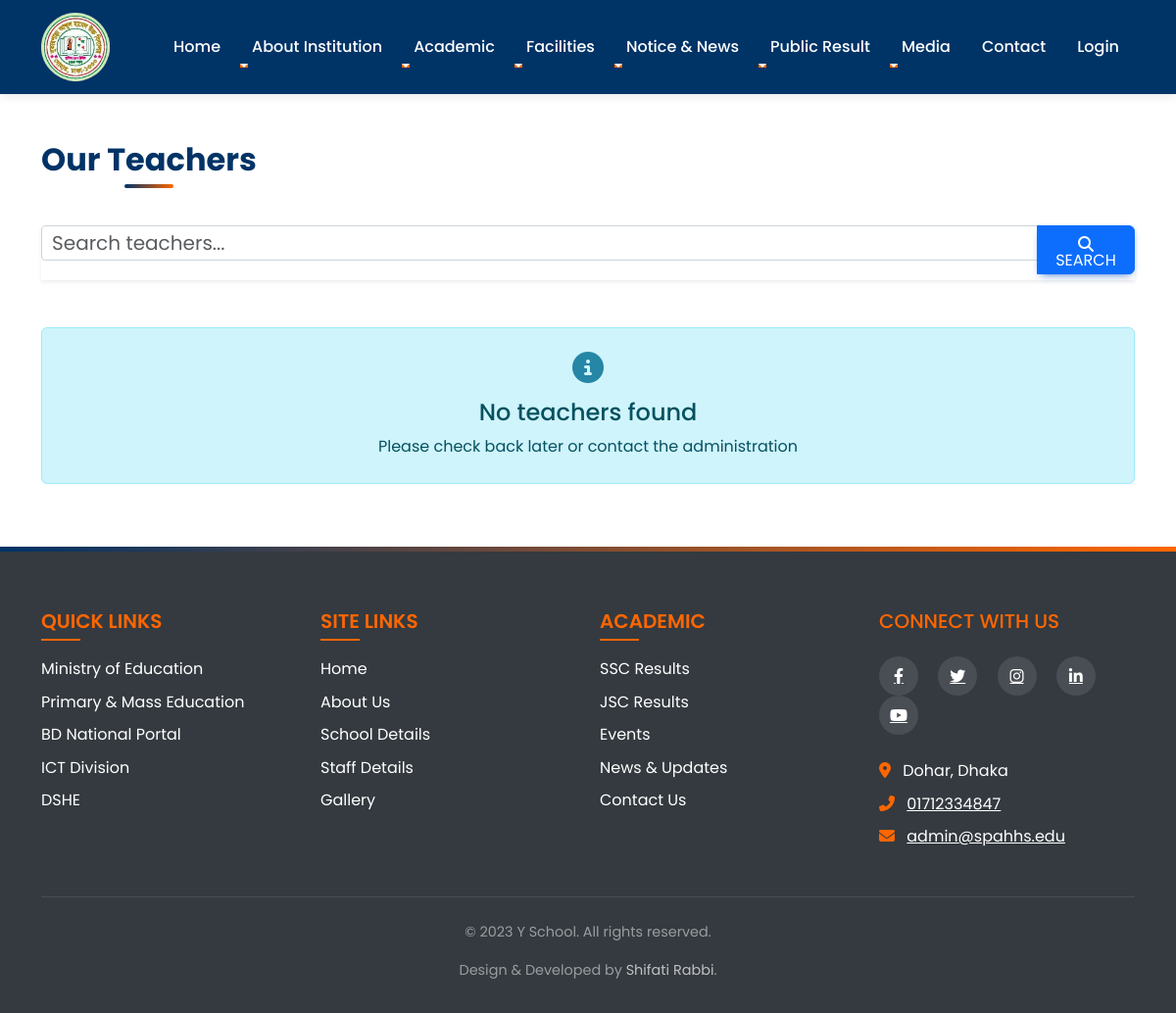
The app's page /teacher-info.php, older data.
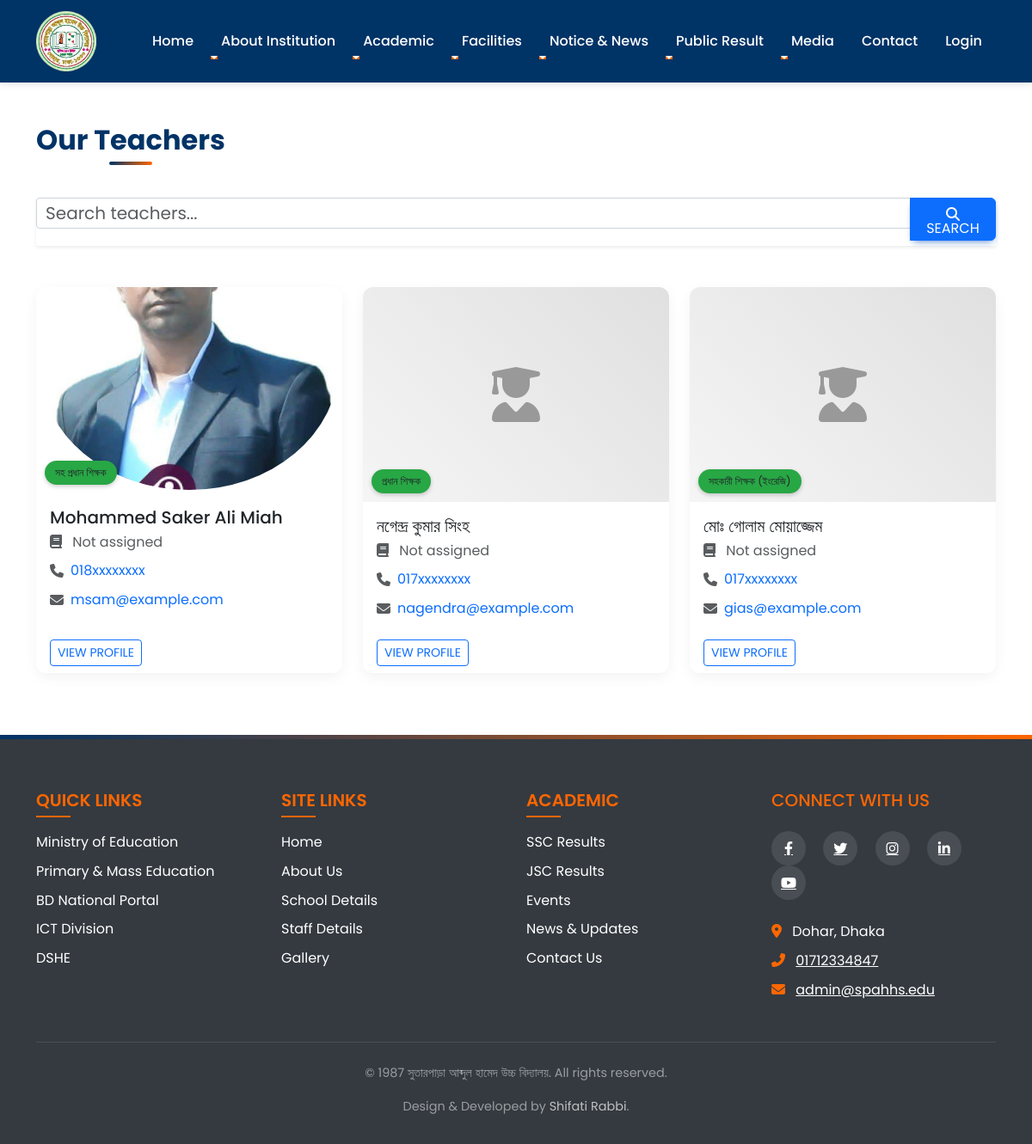
The same page, newer data.
### tables this page shows
CREATE TABLE IF NOT EXISTS `setting` (
  `id` int NOT NULL AUTO_INCREMENT,
  `current_year` int NOT NULL,
  `current_semester` varchar(11) NOT NULL,
  `school_name` varchar(100) NOT NULL,
  `slogan` varchar(300) NOT NULL,
  `about` text NOT NULL,
  PRIMARY KEY (`id`)
);

CREATE TABLE IF NOT EXISTS `teachers` (
  `teacher_id` int NOT NULL AUTO_INCREMENT,
  `username` varchar(127) NOT NULL,
  `password` varchar(255) NOT NULL,
  `fname` varchar(127) NOT NULL,
  `lname` varchar(127) NOT NULL,
  `teacher_index` varchar(50) NOT NULL COMMENT 'Unique teacher identification number',
  `designation` varchar(100) NOT NULL COMMENT 'Position/Rank of the teacher',
  `salary_code` varchar(50) NOT NULL COMMENT 'Salary scale or grade',
  `salary` decimal(10,2) NOT NULL COMMENT 'Monthly salary amount',
  `highest_qualification` varchar(255) NOT NULL COMMENT 'Highest educational degree',
  `qualification_details` text COMMENT 'Details of all qualifications',
  `subjects` varchar(255) NOT NULL COMMENT 'Subjects taught (comma separated IDs)',
  `classes_assigned` varchar(255) DEFAULT NULL COMMENT 'Classes assigned (comma separated IDs)',
  `address` varchar(255) NOT NULL,
  `employee_number` int NOT NULL,
  `date_of_birth` date NOT NULL,
  `phone_number` varchar(31) NOT NULL,
  `gender` varchar(10) NOT NULL,
  `email_address` varchar(255) NOT NULL,
  `date_of_joined` date NOT NULL COMMENT 'Date joined this school',
  `years_of_experience` int DEFAULT NULL COMMENT 'Total years of teaching experience',
  `marital_status` varchar(20) DEFAULT NULL,
  `bank_name` varchar(100) DEFAULT NULL,
  `bank_account` varchar(50) DEFAULT NULL,
  `emergency_contact` varchar(100) DEFAULT NULL,
  `emergency_phone` varchar(31) DEFAULT NULL,
  `notes` text COMMENT 'Additional notes or comments',
  `image_path` varchar(255) DEFAULT NULL,
  PRIMARY KEY (`teacher_id`),
  UNIQUE KEY `username` (`username`),
  UNIQUE KEY `teacher_index` (`teacher_index`),
  UNIQUE KEY `employee_number` (`employee_number`)
);

### admin/data/teacher.php (called while the page is built, shortened)
<?php
function getAllTeachers($conn) {
    $sql = "SELECT * FROM teachers ORDER BY fname, lname";
    $stmt = $conn->prepare($sql);
    $stmt->execute();
    if ($stmt->rowCount() >= 1) {
        return $stmt->fetchAll();
    } else {
        return 0;
    }
}
?>

### data/setting.php (called while the page is built)
<?php
function getSetting($conn){
   $sql = "SELECT * FROM setting";
   $stmt = $conn->prepare($sql);
   $stmt->execute();
   if ($stmt->rowCount() == 1) {
     $settings = $stmt->fetch();
     return $settings;
   }else {
    return 0;
   }
}

### teacher-info.php (the view, shortened to what the changed rows need)
<?php
include "header.php";
include "admin/data/teacher.php";
include "admin/data/class.php";
$teachers = getAllTeachers($conn);
?>
<section class="py-5">
    <div class="container">
        <h2 class="text-center section-title mb-5">Our Teachers</h2>
        <div class="row">
            <?php if ($teachers != 0) {
                foreach ($teachers as $teacher) {
                    $subjects = [];
            ?>
            <div class="col-md-6 col-lg-4 mb-4">
                <div class="card teacher-card h-100">
                    <div class="card-img-top position-relative">
                        <?php if (!empty($teacher['image_path'])): ?>
                            <img src="admin/<?=$teacher['image_path']?>" class="teacher-img" alt="<?=$teacher['fname']?> <?=$teacher['lname']?>">
                        <?php else: ?>
                            <div class="teacher-img-placeholder">
                                <i class="fas fa-user-graduate"></i>
                            </div>
                        <?php endif; ?>
                        <span class="position-badge bg-<?=
                            strpos($teacher['designation'], 'Head') !== false ? 'primary' :
                            (strpos($teacher['designation'], 'Senior') !== false ? 'info' : 'success') ?>">
                            <?=$teacher['designation']?>
                        </span>
                    </div>
                    <div class="card-body">
                        <h5 class="card-title mb-1"><?=$teacher['fname']?> <?=$teacher['lname']?></h5>
                        <p class="text-muted mb-2">
                            <i class="fas fa-book me-2"></i>
                            <?=!empty($subjects) ? implode(', ', $subjects) : 'Not assigned'?>
                        </p>
                        <div class="d-flex align-items-center mb-2">
                            <i class="fas fa-phone me-2 text-muted"></i>
                            <a href="tel:<?=$teacher['phone_number']?>" class="text-decoration-none">
                                <?=$teacher['phone_number']?>
                            </a>
                        </div>
                        <div class="d-flex align-items-center">
                            <i class="fas fa-envelope me-2 text-muted"></i>
                            <a href="mailto:<?=$teacher['email_address']?>" class="text-decoration-none">
                                <?=$teacher['email_address']?>
                            </a>
                        </div>
                    </div>
                    <div class="card-footer bg-white border-top-0">
                        <a href="teacher-view.php?teacher_id=<?=$teacher['teacher_id']?>" class="btn btn-sm btn-outline-primary">
                            View Profile
                        </a>
                    </div>
                </div>
            </div>
            <?php }
            } else { ?>
            <div class="col-12">
                <div class="alert alert-info text-center py-4" role="alert">
                    <i class="fas fa-info-circle fa-2x mb-3"></i>
                    <h4>No teachers found</h4>
                    <p class="mb-0">Please check back later or contact the administration</p>
                </div>
            </div>
            <?php } ?>
        </div>
    </div>
</section>
<?php include 'footer.php'; ?>

### footer.php (shortened to what the changed rows need)
<footer class="footer">
    <div class="container">
        <div class="copyright text-center">
            <p>&copy; <?=$setting['current_year']?> <?=$setting['school_name']?>. All rights reserved.</p>
            <p>Design & Developed by <a href="tel: 01571501416" style="text-decoration: none; color: silver;">Shifati Rabbi</a>.</p>
        </div>
    </div>
</footer>
</body>
</html>

Row changes from the older to the newer data that the page shows:
added teachers: image_path (picture), designation "সহ প্রধান শিক্ষক", fname "Mohammed Saker", lname "Ali Miah", phone_number "018xxxxxxxx", email_address "msam@example.com"
added teachers: designation "প্রধান শিক্ষক", fname "নগেন্দ্র কুমার", lname "সিংহ", phone_number "017xxxxxxxx", email_address "nagendra@example.com"
added teachers: designation "সহকারী শিক্ষক (ইংরেজি)", fname "মোঃ গোলাম", lname "মোয়াজ্জেম", phone_number "017xxxxxxxx", email_address "gias@example.com"
changed setting: current_year "2023" → "1987"; school_name "Y School" → "সুতারপাড়া আব্দুল হামেদ উচ্চ বিদ্যালয়"
Text that changed along with them:
text no longer shown: "No teachers found Please check back later or contact the administration"
